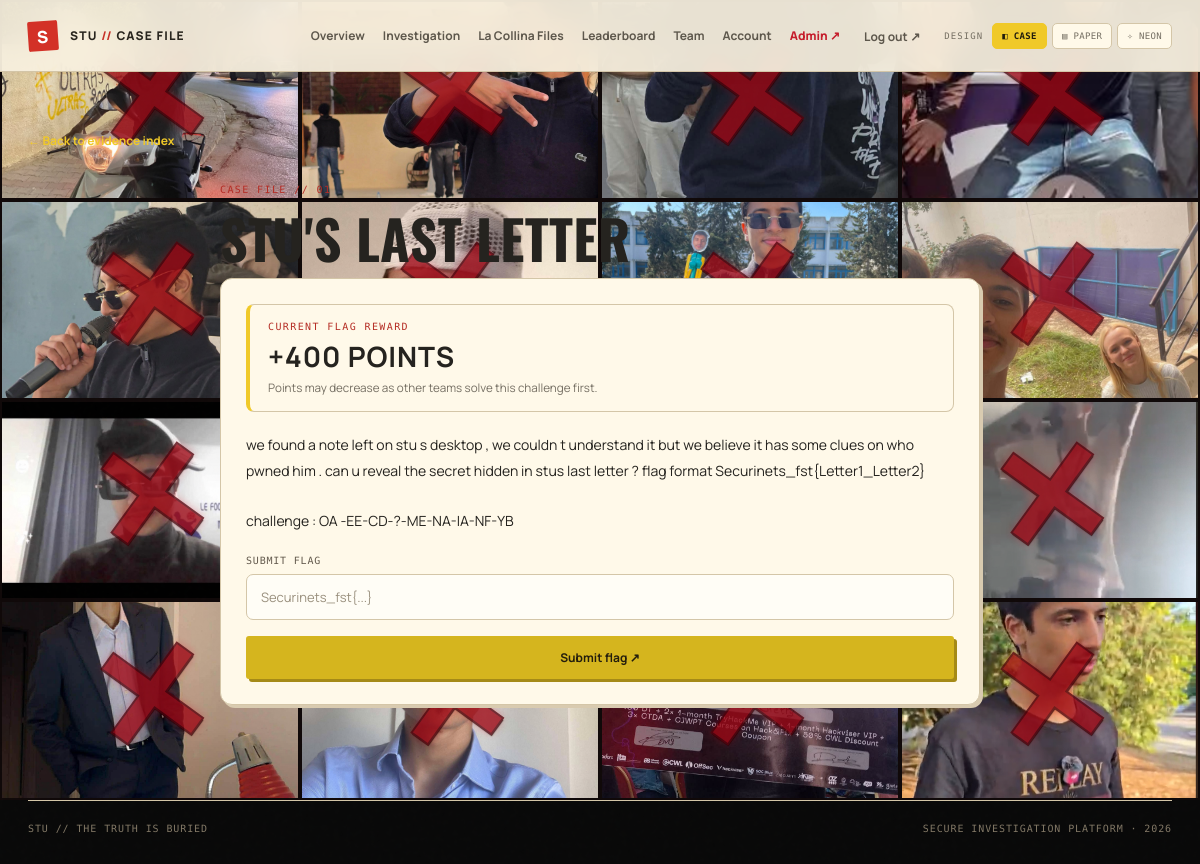
The page /challenge/1 (signed in) on the database its author committed.
### tables this page shows
CREATE TABLE challenges (
      id INTEGER PRIMARY KEY AUTOINCREMENT,
      character_key TEXT NOT NULL,
      slot INTEGER NOT NULL CHECK(slot BETWEEN 1 AND 3),
      title TEXT NOT NULL,
      description TEXT NOT NULL DEFAULT '',
      points INTEGER NOT NULL DEFAULT 500,
      flag_hash TEXT,
      active INTEGER NOT NULL DEFAULT 0,
      UNIQUE(character_key, slot)
    );

### app.py (the view, shortened to what this page needs)
@app.route("/challenge/<int:challenge_id>", methods=["GET", "POST"])
@login_required
def challenge(challenge_id):
    team = team_for_user(current_user()["id"])
    if not team:
        return redirect(url_for("team"))
    ch = db().execute("SELECT * FROM challenges WHERE id=?", (challenge_id,)).fetchone()
    if not ch:
        abort(404)
    state = next((x for group in challenge_state(team["id"]) for x in group["challenges"] if x["id"] == challenge_id), None)
    if not state or not state["available"]:
        flash("This challenge is locked or has not been published yet.", "error")
        return redirect(url_for("challenges"))
    media = db().execute("SELECT * FROM challenge_media WHERE challenge_id=? ORDER BY id", (challenge_id,)).fetchall()
    solves_before = db().execute("SELECT COUNT(*) FROM solves WHERE challenge_id=?", (challenge_id,)).fetchone()[0]
    available_points = max(100, ch["points"] - 50 * solves_before)
    return render_template("challenge.html", challenge=ch, state=state, media=media, available_points=available_points)

### app.py (called while the page is built)
def db():
    if "db" not in g:
        g.db = sqlite3.connect(DB_PATH)
        g.db.row_factory = sqlite3.Row
        g.db.execute("PRAGMA foreign_keys = ON")
        g.db.execute("PRAGMA busy_timeout = 5000")
    return g.db

def current_user():
    uid = session.get("user_id")
    if not uid:
        return None
    return db().execute("SELECT * FROM users WHERE id=?", (uid,)).fetchone()

def login_required(fn):
    @wraps(fn)
    def wrapped(*args, **kwargs):
        if not current_user():
            return redirect(url_for("login"))
        return fn(*args, **kwargs)
    return wrapped

def team_for_user(user_id):
    return db().execute("""
      SELECT t.* FROM teams t JOIN team_members m ON m.team_id=t.id WHERE m.user_id=?
    """, (user_id,)).fetchone()

def solved_ids(team_id):
    return {r["challenge_id"] for r in db().execute("SELECT challenge_id FROM solves WHERE team_id=?", (team_id,))}

def csrf_token():
    if "_csrf" not in session:
        session["_csrf"] = secrets.token_urlsafe(32)
    return session["_csrf"]

@app.context_processor
def inject_globals():
    photos_dir = os.path.join(APP_DIR, "static", "stu_photos")
    photos = sorted([name for name in os.listdir(photos_dir) if name.lower().endswith((".jpg", ".jpeg", ".png", ".webp"))]) if os.path.isdir(photos_dir) else []
    return {"me": current_user(), "csrf_token": csrf_token,
            "is_admin": bool(current_user() and current_user()["is_admin"]),
            "stu_photos": photos}

@app.before_request
def csrf_protect():
    if request.method == "POST":
        token = request.form.get("_csrf") or request.headers.get("X-CSRF-Token")
        if not token or not hmac.compare_digest(token, session.get("_csrf", "")):
            abort(400, "Invalid or missing security token. Refresh and try again.")

### templates/challenge.html (shortened to what this page needs)
{% extends "base.html" %}{% block title %}{{ challenge.title }} · STU{% endblock %}{% block content %}
<a class="back-link" href="{{ url_for('challenges') }}">← Back to evidence index</a><div class="challenge-detail"><div class="eyebrow">CASE FILE // {{ "%02d"|format(challenge.slot) }}</div><h1>{{ challenge.title }}</h1>
{% if challenge.active and challenge.flag_hash %}
  <div class="panel"><div class="challenge-reward"><span class="eyebrow">CURRENT FLAG REWARD</span><strong>+{{ available_points }} POINTS</strong><small>Points may decrease as other teams solve this challenge first.</small></div>
  {% if challenge.description %}<div class="challenge-description">{{ challenge.description }}</div>{% endif %}
  <form method="post" class="form-stack"><input type="hidden" name="_csrf" value="{{ csrf_token() }}"><label>SUBMIT FLAG<input name="flag" placeholder="Securinets_fst{...}" autocomplete="off" required></label><button class="btn primary">Submit flag ↗</button></form></div>
{% endif %}</div>
{% endblock %}

### static/style.css (style rules this page uses)
:root { --bg:#0b1018;--panel:#111a25;--panel2:#151f2c;--line:#263442;--text:#edf2f4;--muted:#91a0ad;--accent:#d5ff6e;--accent2:#b8e94d;--red:#ff7777;--green:#9ce6a7 }
* { box-sizing:border-box }
html { min-height:100%;background:var(--bg) }
body { margin:0;color:var(--text);font-family:Manrope,system-ui,sans-serif;background:radial-gradient(ellipse at 15% 0%,#182637 0,transparent 38%),radial-gradient(ellipse at 95% 70%,#17251e 0,transparent 28%),var(--bg);min-height:100vh;font-size:14px }
.eyebrow { font:10px 'DM Mono',monospace;color:var(--accent);letter-spacing:.14em;text-transform:uppercase }
h1 { font-size:clamp(30px,5vw,48px);line-height:1.12;letter-spacing:-.055em;margin:13px 0 10px;font-weight:800 }
.stat-card,.panel,.character-card { background:linear-gradient(145deg,#151f2b,#101822);border:1px solid var(--line);border-radius:12px }
.text-link,.back-link { color:var(--accent);text-decoration:none;font-size:12px;font-weight:700 }
.panel { padding:25px }
.btn { display:inline-flex;align-items:center;justify-content:center;gap:12px;border:1px solid transparent;border-radius:7px;padding:12px 17px;font:700 12px Manrope,sans-serif;cursor:pointer;text-decoration:none;transition:.18s }
.btn.primary { background:var(--accent);color:#10160c }
.form-stack { display:flex;flex-direction:column;gap:16px;margin-top:22px }
.form-stack label { display:flex;flex-direction:column;gap:8px;color:#aab7c1;font:10px 'DM Mono',monospace;letter-spacing:.08em }
.form-stack input { width:100%;border:1px solid #344452;background:#0c141d;border-radius:7px;padding:13px 14px;color:var(--text);font:13px Manrope,sans-serif;outline:none }
.form-stack input::placeholder { color:#5f6e7b }
.challenge-detail { max-width:760px;margin:35px auto }
.challenge-detail h1 { font-size:38px }
.back-link { display:inline-block }
body[data-theme="police"] { --bg:#eee5cf;--panel:#fff9e9;--panel2:#f6edda;--line:#d4c6a8;--text:#25231f;--muted:#756f63; --accent:#f0c928;--accent2:#d8a900;--red:#c9362b;--green:#477b4c;--button-text:#211c0d; background:linear-gradient(135deg,#f5edda,#e8ddc4 58%,#f1e8d5); }
body[data-theme="police"] h1,body[data-theme="police"] h2 { font-family:Oswald,Impact,sans-serif;text-transform:uppercase;letter-spacing:.015em }
body[data-theme="police"] h1 { font-size:clamp(34px,5vw,54px);letter-spacing:.005em }
body[data-theme="police"] .eyebrow { color:#b52d25 }
body[data-theme="police"] .stat-card,body[data-theme="police"] .panel,body[data-theme="police"] .character-card { background:#fff9e9;border-color:#d4c6a8;box-shadow:3px 3px 0 #d9cbb0 }
body[data-theme="police"] .btn.primary { background:#d5b51e;color:#241e0d;border-radius:3px;box-shadow:3px 3px 0 #a58a17 }
body[data-theme="police"] .form-stack input { background:#fffdf6;border-color:#d4c6a8;color:#27231e }
body[data-theme="police"] .form-stack label { color:#635a4d }
body[data-theme="police"] .form-stack input::placeholder { color:#9a907e }
body { background:transparent!important;position:relative;isolation:isolate }
.challenge-reward { display:flex;flex-direction:column;gap:5px;padding:16px 18px;margin-bottom:20px;border:1px solid var(--line);border-left:4px solid var(--accent,#d2a84a);border-radius:8px }
.challenge-reward strong { font-size:28px;letter-spacing:.03em }
.challenge-reward small { color:var(--muted) }
.challenge-description { white-space:pre-line;line-height:1.8;margin:16px 0 22px }

### rows shown on the page
challenges: slot "01", title "STU'S LAST LETTER", description "we found a note left on stu s desktop , we couldn t understand it but we believe it has some clues on who pwned him . can u reveal the secret hidden in stus last letter ? flag format Securinets_fst{Letter1_Letter2} challenge : OA -EE-CD-?-ME-NA-IA-NF-YB"

### other values the page prints
{{ available_points }} "400"
